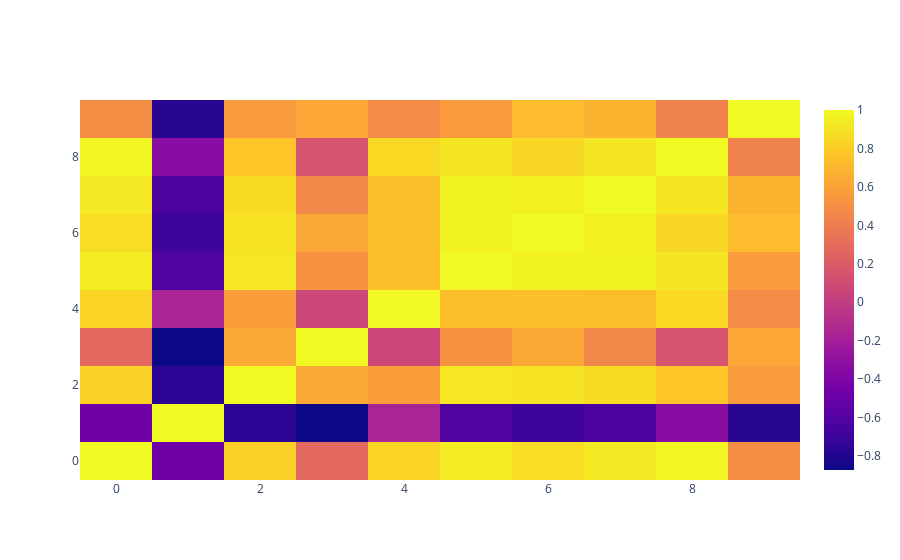

Notebook cell for this chart:
### Markdown cell above
## How Product Categories Behave?

### Code cell
fig = go.Figure(data=go.Heatmap(
                    z=df_temp_import.corr()))
fig.show()
